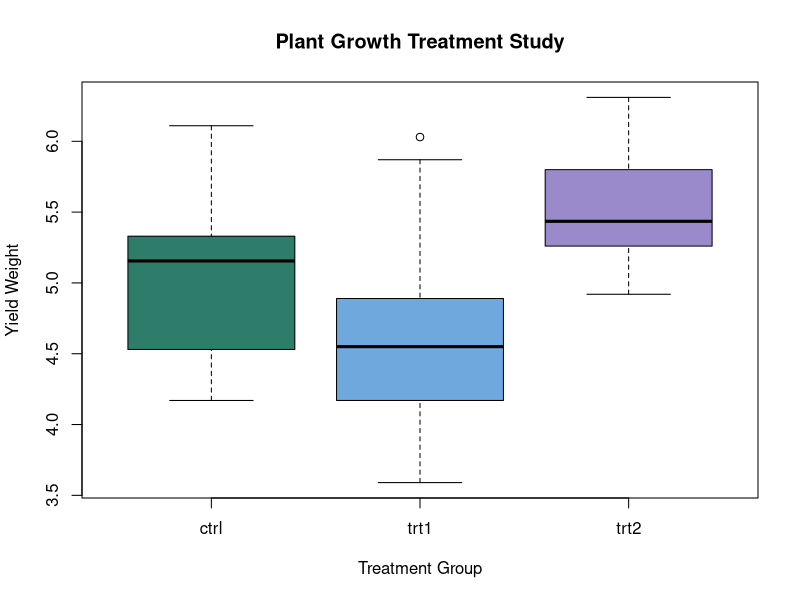

Generate this figure with R:
# ============================================================
# Plant Growth Treatment Study
# One-Way ANOVA & Tukey HSD Analysis
# ============================================================


# ------------------------------------------------------------
# 1. Load PlantGrowth Dataset
# ------------------------------------------------------------

data("PlantGrowth")


# ------------------------------------------------------------
# 2. View the Dataset
# ------------------------------------------------------------

PlantGrowth


# ------------------------------------------------------------
# 3. Basic Summary of the Dataset
# ------------------------------------------------------------

summary(PlantGrowth)


# ------------------------------------------------------------
# 4. Descriptive Statistics
# ------------------------------------------------------------

# Mean weight of each group
aggregate(weight ~ group,
          data = PlantGrowth,
          FUN = mean)

# Standard deviation of each group
aggregate(weight ~ group,
          data = PlantGrowth,
          FUN = sd)

# Number of plants in each group
aggregate(weight ~ group,
          data = PlantGrowth,
          FUN = length)

# Median weight of each group
aggregate(weight ~ group,
          data = PlantGrowth,
          FUN = median)


# ------------------------------------------------------------
# 5. Boxplot Visualization
# ------------------------------------------------------------

boxplot(weight ~ group,
        data = PlantGrowth,
        main = "Plant Growth Treatment Study",
        xlab = "Treatment Group",
        ylab = "Yield Weight",
        col = c("#2E7D6B", "#6FA8DC", "#9B8ACB"))


# ------------------------------------------------------------
# 6. One-Way ANOVA
# ------------------------------------------------------------

# Create the ANOVA model
model <- aov(weight ~ group,
             data = PlantGrowth)

# Display ANOVA results
summary(model)


# ------------------------------------------------------------
# 7. Tukey HSD Post-Hoc Test
# ------------------------------------------------------------

# Compare treatment groups pair by pair
TukeyHSD(model)
